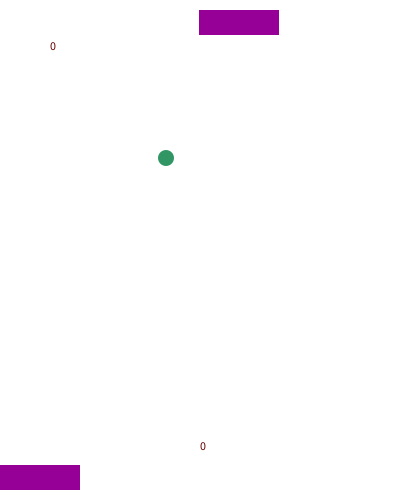
Frame 1 (no input)
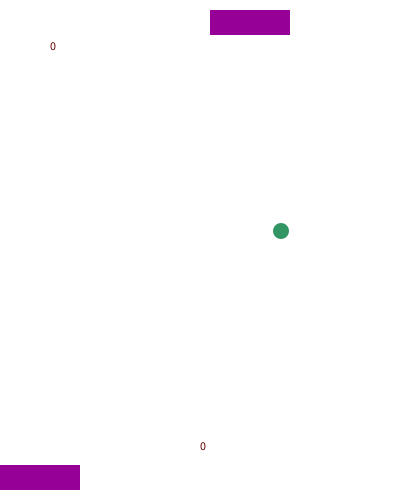
Frame 60 (the mouse pressed at the canvas centre just before this capture)
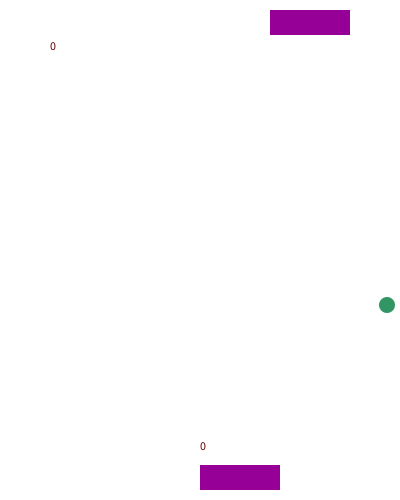
Frame 120 (the mouse held since frame 60 and released just before this capture)

The Processing sketch that drew these frames (run headless with seeded random() and noise(); from frame 60 on, the mouse is pressed at the canvas centre):

// Processing sketch: Exercise_204
// ── Exercise_204.pde
final int SCREENX = 400;
final int SCREENY = 500;
final int PADDLEHEIGHT = 25;
final int PADDLEWIDTH = 80;
final int MARGIN = 10;
final int LIVES_TO_WIN = 3;

Player thePlayer;
Ball theBall;
Player computerPlayer;
int compLives=0;
int playerLives=0;

void settings() {
  size(SCREENX, SCREENY);
}

void setup() {
  noStroke();
  thePlayer = new Player(SCREENY-MARGIN-PADDLEHEIGHT);
  computerPlayer = new Player(MARGIN);
  theBall = new Ball();
  ellipseMode(RADIUS);
  frameRate(60);
}

void draw() {
  background(255);
  thePlayer.move(mouseX);
  theBall.move();
  thePlayer.computerPlayerMove();

  theBall.collisionPlayer(thePlayer);
  theBall.collisionComputer(computerPlayer);
  theBall.collisionWithSides();

  thePlayer.draw();
  theBall.draw();
  computerPlayer.draw();
  ballOffScreen();
  thePlayerDeaths();
  gameOver();
  scoreboard();
}

void ballOffScreen() {
  if (theBall.y < theBall.radius)
  {
    reset();
  }
  if (theBall.y > SCREENY - theBall.radius)
  {
    reset();
  }
}
void mousePressed() {
  loop();
}
void reset() {
  background(255);
  thePlayer = new Player(SCREENY-MARGIN-PADDLEHEIGHT);
  computerPlayer = new Player(MARGIN);
  theBall = new Ball();
  background(255);
  thePlayer.draw();
  theBall.draw();
  computerPlayer.draw();
  noLoop();
}
void thePlayerDeaths() {
  if (theBall.y < theBall.radius)
  {
    playerLives++;
    reset();
  } else if (theBall.y > SCREENY - theBall.radius)
  {
    compLives++;
    reset();
  }
}

void gameOver() {
  if (playerLives == 3)
  {
    fill(0);
    text("GAME OVER!", 200, 250);
    playerLives=0;
    compLives=0;
  } else if (compLives == 3)
  {
    fill(0);
    text("You have won the game!", 200, 250);
    compLives=0;
    playerLives=0;
  }
}
void scoreboard() {
  fill(100, 0, 0);
  text(compLives, 50, 50);
  text(playerLives, 200, 450);
}

// ── Ball.pde
class Ball {
  float x; 
  float y;
  float dx; 
  float dy;
  int radius;
  color ballColor = color(50, 150, 100);

  Ball(){
    x = random(SCREENX/4, SCREENX/2);
    y = random(SCREENY/4, SCREENY/2);
    dx = random(1, 2); 
    dy = random(1, 2);
    radius=8;
  }
  void move(){
    x = x+dx; 
    y = y+dy;
  }
  void draw(){
    fill(ballColor);
    ellipse(int(x), int(y), radius, radius);
  }

  void collisionPlayer(Player tp){
    if(y+radius >= tp.ypos && y-radius<tp.ypos+PADDLEHEIGHT && x >=tp.xpos && x <= tp.xpos+PADDLEWIDTH)
    {
      println("collided!");
      dy=-dy;
    }
  }
  void collisionComputer(Player cp){
    if (y-radius <= cp.ypos+PADDLEHEIGHT && y-radius >= cp.ypos && x >= cp.xpos && x <= cp.xpos+PADDLEWIDTH)
    {
      println("collided!");
      dy=-dy;
    }
  }
  void collisionWithSides(){
    if (x-radius <=0) dx=-dx;
    else if (x+radius >= SCREENX) dx=-dx;
  
  }
  void reset(){
    thePlayer = new Player(SCREENY-MARGIN-PADDLEHEIGHT);
    computerPlayer = new Player(MARGIN);
    theBall = new Ball();
    background(255);
    thePlayer.draw();
    theBall.draw();
    computerPlayer.draw();
  }
}

// ── Player.pde
class Player {  
  int xpos; 
  int ypos;
  color paddlecolor = color(150, 0, 150);
  
  Player(int screen_y)
  {
    xpos=SCREENX/2;
    ypos=screen_y;
  }
  void move(int x){
    if(x>SCREENX-PADDLEWIDTH) xpos = SCREENX-PADDLEWIDTH;
    else xpos=x;
  }
  void draw(){
    fill(paddlecolor);
    rect(xpos, ypos, PADDLEWIDTH, PADDLEHEIGHT);
   }

 void computerPlayerMove(){
    if(computerPlayer.xpos+(PADDLEWIDTH/2) < theBall.x) 
    {
      computerPlayer.xpos++;
    }
    else if(computerPlayer.xpos+(PADDLEWIDTH+2) > theBall.x) 
    {
      computerPlayer.xpos--;
    }
 }
}  
